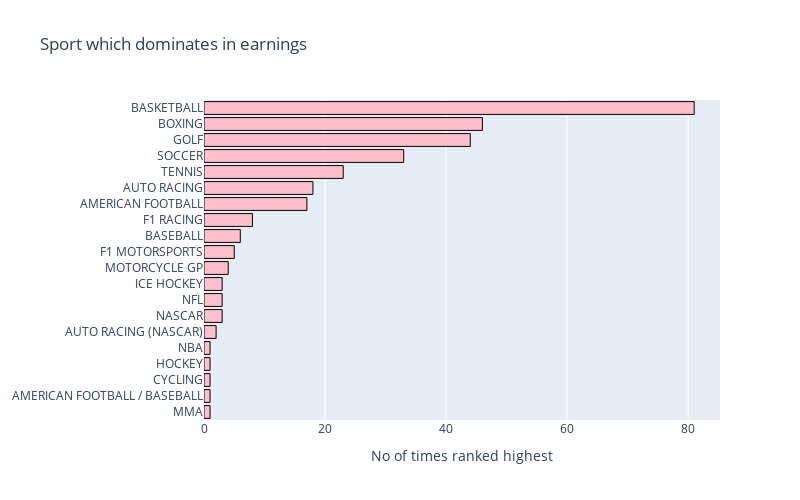

Notebook code for this chart:
### Markdown cell above
## Sport which dominates in earnings

### Code cell
df['Sport'] = df['Sport'].str.upper() # Converting the text to uppercase
max_sport = df['Sport'].value_counts().to_frame()

trace = go.Bar(
                    y = max_sport.index,
                    x = max_sport['Sport'] ,
                    orientation='h',
                    marker = dict(color='pink',
                                 line=dict(color='black',width=1)),
                    )
data = [trace]
layout = go.Layout(barmode = "group",title='Sport which dominates in earnings',width=800, height=500, 
                       xaxis= dict(title='No of times ranked highest'),
                       yaxis=dict(autorange="reversed"),
                       showlegend=False)
fig = go.Figure(data = data, layout = layout)
iplot(fig)

### Figure 1 — Plotly figure (JSON) as saved in the notebook; plotly's stock layout.template omitted (floating-point values rounded to 4 significant figures)
{"data": [{"marker": {"color": "pink", "line": {"color": "black", "width": 1}}, "orientation": "h", "type": "bar", "x": [81, 46, 44, 33, 23, 18, 17, 8, 6, 5, 4, 3, 3, 3, 2, 1, 1, 1, 1, 1], "y": ["BASKETBALL", "BOXING", "GOLF", "SOCCER", "TENNIS", "AUTO RACING", "AMERICAN FOOTBALL", "F1 RACING", "BASEBALL", "F1 MOTORSPORTS", "MOTORCYCLE GP", "ICE HOCKEY", "NFL", "NASCAR", "AUTO RACING (NASCAR)", "NBA", "HOCKEY", "CYCLING", "AMERICAN FOOTBALL / BASEBALL", "MMA"]}], "layout": {"barmode": "group", "height": 500, "showlegend": false, "title": {"text": "Sport which dominates in earnings"}, "width": 800, "xaxis": {"title": {"text": "No of times ranked highest"}}, "yaxis": {"autorange": "reversed"}}}
